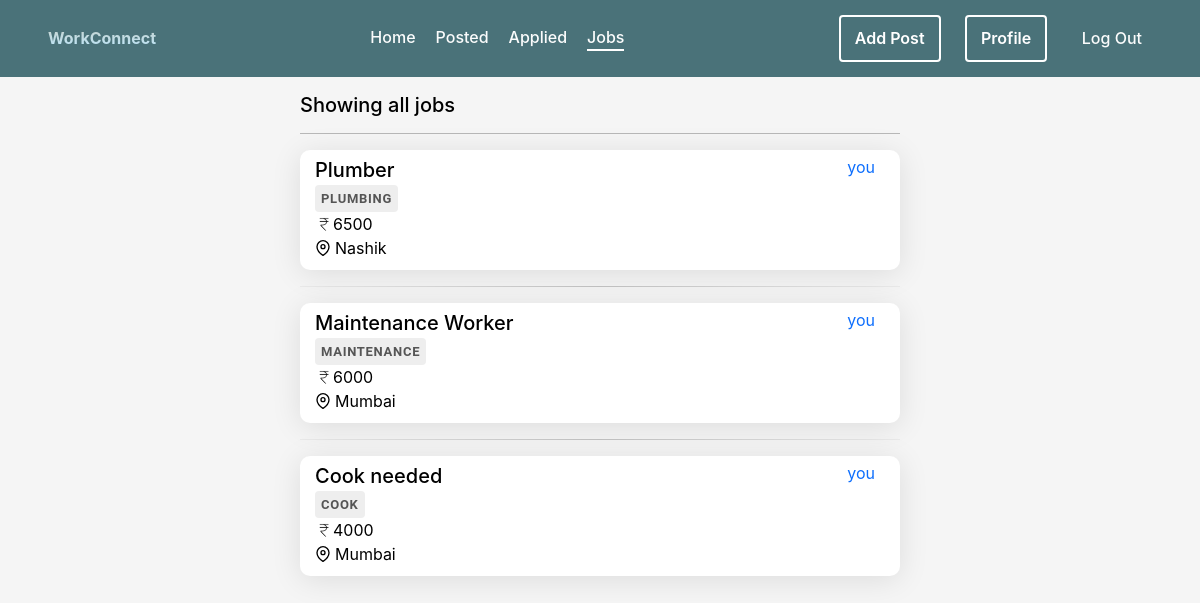
Before: /newco/listings (signed in) with the older database file.
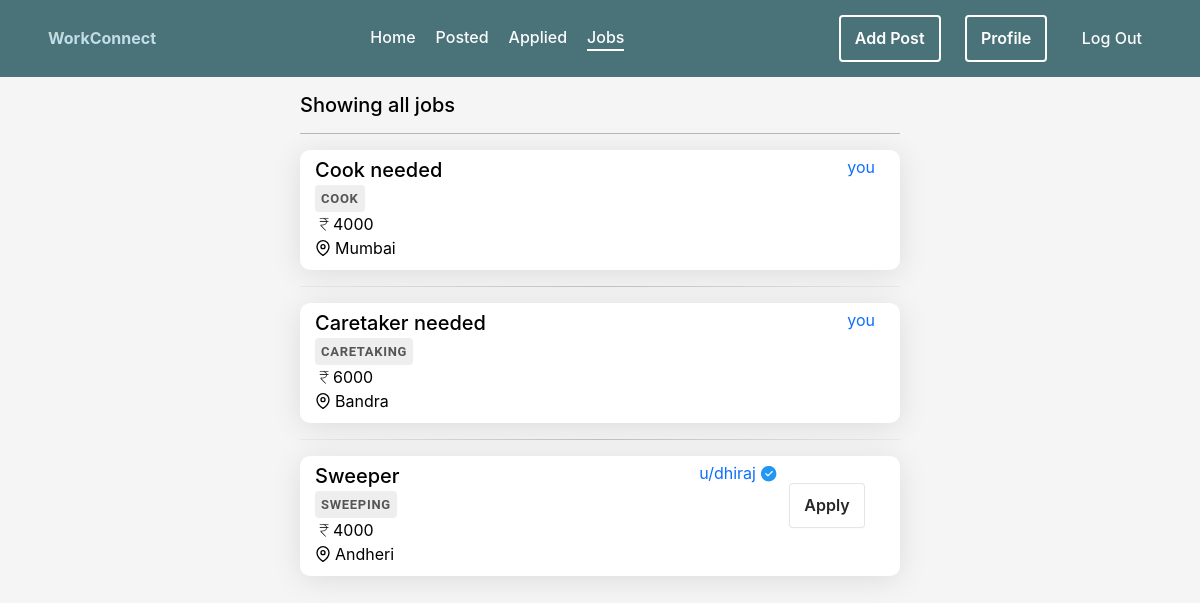
After: the same page with the newer database file.
### newco/models.py (models this page shows, shortened)
class Job(models.Model):
    user = models.ForeignKey(User,on_delete=models.CASCADE)
    title = models.CharField(max_length=255)
    description = models.TextField()
    job_specification = models.CharField(default=None,max_length=255)
    salary = models.CharField(max_length=32)
    location = models.CharField(max_length=32)
    people_applied = models.IntegerField(default=0)
    applied = models.ManyToManyField(User,related_name='users_applied',blank=True)

### newco/views.py (the view)
# urls.py: path('listings',views.listings,name='listings'),
@login_required
def listings(request: HttpRequest,filterby=None):
    jobs = Job.objects.all()
    title = request.POST.get('jobtitle','').strip()
    location = request.POST.get('location','').strip()
    if title and location:
        jobs = jobs.filter(job_specification=title.upper(),location=location)
    elif title or location:
        if title:
            jobs = jobs.filter(job_specification=title.upper())
        if location:
            jobs = jobs.filter(location=location)
    searched = False
    if jobs.count() == 0:
        jobs = None
    else:
        searched = jobs.count()!=Job.objects.count()
    return render(request, 'newco/listings.html', {'jobs': jobs,'searched':searched})

### newco/templates/newco/listings.html (shortened to what this page needs)
{% extends 'newco/layout.html' %}
{% block body %}
{% if jobs %}
    <div class="w-100 h-auto center">
        <div class="w-50 d-block m-3">
            {% if searched %}
                <div class="h5">Your Search returned {{ jobs.count }} Results </div>
            {% else %}
                <div class="h5">Showing all jobs</div>
            {% endif %}
            <hr>
            {% for job in jobs %}
                <a href="post/{{ job.id }}" class="w-100">
                    <div class="post form w-100 flex-row nothover" >
                        <div class="d-inline-flex flex-column w-100" style="justify-content: space-evenly;">
                            <div class="w-100 lead" style="font-weight: 500;">{{ job.title }}</div>
                            <div class="job-spec">{{ job.job_specification }}</div>
                            <div class="w-100"><svg xmlns="http://www.w3.org/2000/svg" height="18" width="18" viewBox="50 -850 850 900" stroke-width="5" stroke="black"><path d="M540-172 306-416v-44h114q63 0 116-39.5T588-616H266v-28h320q-11-51-57-83.5T420-760H266v-28h428v28H528q33 17 57 48.5t29 67.5h80v28h-78q2 85-58 134.5T420-432h-90l249 260h-39Z"/></svg>{{ job.salary }}</div>
                            <div class="w-100">{{ job.location }}</div>
                        </div>
                </a>
                    {% if job.user.username != request.user.username %}
                        <div class="d-inline-flex flex-row" style="gap: 5px;height: 25px; transition: all 0.3s;">
                            <a href="{% url 'profile' job.user.username %}" class="a-hover">u/{{ job.user.username }}</a>
                        </div>
                        <div class="w-25 center" style="height: 90px;">
                            {% if request.user not in job.applied.all %}
                                <a href="post/apply/{{ job.id }}">
                                    <button type="button">Apply</button>
                                </a>
                            {% else %}
                                <button type="button" disabled style="opacity: 0.4;cursor: not-allowed">Applied</button>
                            {% endif %}
                            </div>
                    {% else %}
                        <div class="d-inline-flex flex-row" style="height: 25px; transition: all 0.3s;">
                            <a href="{% url 'profile' job.user.username %}" class="a-hover">you</a>
                        </div>
                    {% endif %}
                </div>
                <hr class="hr">
            {% endfor %}
{% elif not searched %}
<div class="w-100 h-75 center">
    <div class="display-6 h1">Couldn't find the job you requested</div>
</div>
{% else %}
<div class="w-100 h-75 center">
    <div class="display-6 h1">No jobs posted yet</div>
</div>
{% endif %}
{% endblock %}

Changed rows visible on the page:
removed Job: title "Plumber", job_specification "PLUMBING", salary "6500", location "Nashik", shows "you"
removed Job: title "Maintenance Worker", job_specification "MAINTENANCE", salary "6000", location "Mumbai", shows "you"
added Job: title "Caretaker needed", job_specification "CARETAKING", salary "6000", location "Bandra", shows "you"
added Job: title "Sweeper", job_specification "SWEEPING", salary "4000", location "Andheri", user.username "dhiraj"
